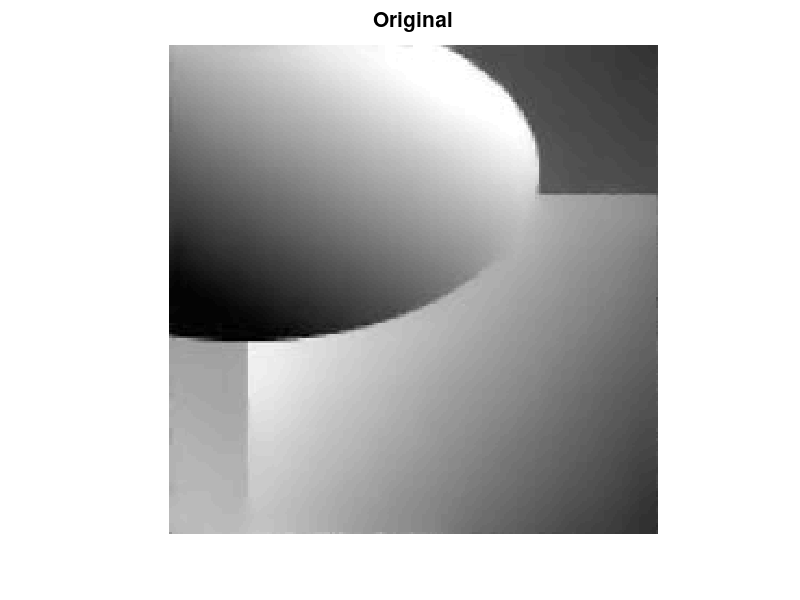
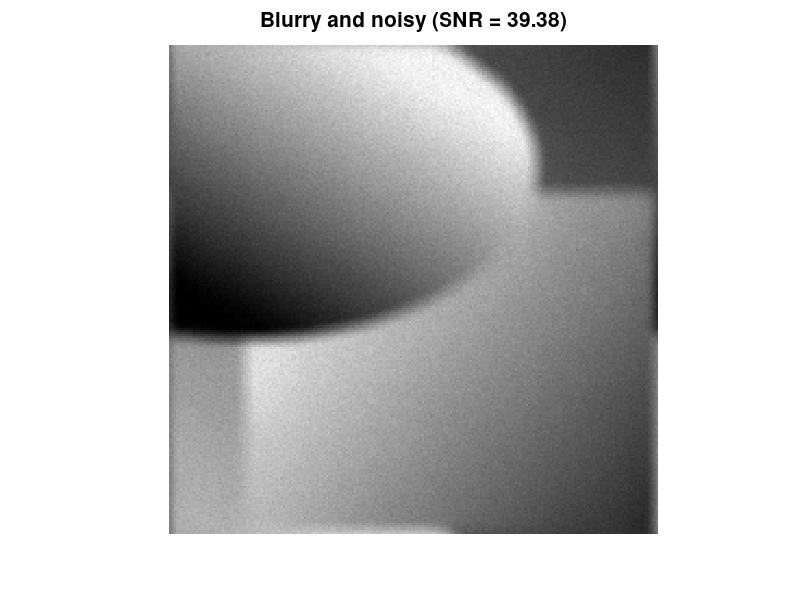

MATLAB code for these plots, in order: (Note: this script raises an error after producing the figures.)
%==========================================================================
%        EXAMPLE OF USE OF RESPOND FOR TGV-BASED IMAGE RESTORATION
%==========================================================================
%
% Authors:
%   Daniela di Serafino (daniela.diserafino [at] unina.it)
%   Germana Landi       (germana.landi [at] unibo.it )
%   Marco Viola         (marco.viola [at] unicampania.it)
%
% Version: 1.1
% Last Update: 18 July 2021
%
%==========================================================================
% 
% This script illustrates the use of the of the ResPoND package for
% TGV-based restoration of Poisson-noise corrupted images.
%
% The script loads a phantom image and creates a test problem with either
% Gaussian or Out-Of-Focus blur, adds Poisson noise, and then calls the
% 'respond' function for solving the image restoration problem. Various
% error metrics are computed to assess the quality of the restoration.
%
%==========================================================================

clear all
close all

%% Choose the blur type
blur_ind = 1; % 1 - Out-Of-Focus blur with radius r = 5
              % 2 - Gaussian blur with standard deviation sigma = 2

fprintf(1,'\nStarting TGVdemo\n\n');

%% Create the test problem
% Load phantom
load smooth_phantom
u_true = u_true/max(u_true(:)); 

% Show original image
figure; imagesc(u_true); colormap gray; axis equal; axis off; title('Original','FontSize',15);

% Build blurring operator
[m,n] = size(u_true);
switch blur_ind
    case 1
        % Out-Of-Focus blur - radius 5
        h = fspecial('disk', 5);
        psf = zeros(m,n); center = [ceil(m/2), ceil(n/2)];
        psf(center(1)-5:center(1)+5,center(2)-5:center(2)+5)=h;
        psf = psf/sum(psf(:));
    case 2
        % Gaussian blur - std 2
        psf = fspecial('gaussian',[m,n],2);
end
S =  fft2(fftshift(psf));

% Blur image and add background
b = real(ifft2(S.*fft2(u_true)));
bg = 1e-10; 
b = b+bg;

% Add Poisson noise
rng('default')
mag   = 7.5e7; % noise level
scale = mag/sum(sum(b))*1e-12;
b     = imnoise(b*scale,'poisson')/scale;
snr   = 10*log10(mag/sqrt(mag));

% Show blurry and noisy image
figure; imagesc(b); colormap gray; axis equal; axis off;
titlestring = sprintf('Blurry and noisy (SNR = %.2f)',snr);
title(titlestring,'FontSize',15);

% Define regularization parameters
switch blur_ind
    case 1
        lambda = 15;
    case 2
        lambda = 16; 
end

% TGV parameters 
alpha0 = .1;
alpha1 = (1-alpha0);

%% Set ADMM parameters
% Starting point
u0 = b;
% Stopping conditions
maxit = 200; 
tol = 1e-4;
% Penalty parameter
rho = 10;

%% Call 'respond' to solve the restoration problem
[u,it,output] = respond(S,b,bg,lambda,alpha0,alpha1,0,1,u0,rho,tol,maxit,u_true);

%% Results
% Show restored image
figure; imagesc(u); colormap(gray); axis equal; axis off; title('Restored','FontSize',15);

% Plot RMSE history
figure; plot(output.rmse_vec,'LineWidth',2); title('RMSE history','FontSize',15);
xlabel('iter','FontSize',15);
ylabel('RMSE','FontSize',15);

% Compute ISNR
ISNR = 10*log10((norm(u_true-b,'fro').^2)/(norm(u_true-u,'fro').^2));

% Compute MSSIM
K = [0.01 0.03];
window = fspecial('gaussian', 11, 1.5);
MSSIM = ssim_index(u_true, u, K, window, max(max(u_true)));

% Display metrics
fprintf('RMSE        ISNR        MSSIM       It   Time\n');
fprintf('%6.4e  %6.4e  %6.4e  %d  %4.2f \n',...
    output.rmse_vec(end),ISNR,MSSIM,it,output.total_time);
